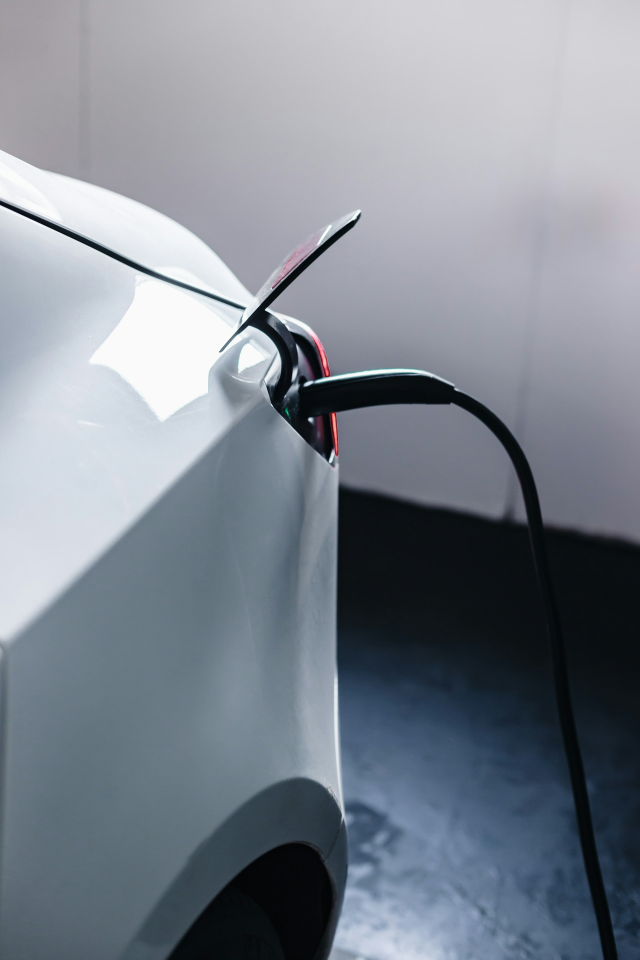
#> input picture assets/hero-source.jpg, 1920 x 2880 px (shown at 1/3 size)
$ python photo-crops.py
#> lines starting #> are read from the running program, lines starting #| are printed output that depends on the picture
"""Crops and compresses assets/hero-source.jpg into src/img/ (published).

Needs Pillow: `python3 scripts/photo-crops.py`. Re-run if the source photo changes.
"""
from pathlib import Path
from PIL import Image

ROOT = Path(__file__).resolve().parent.parent
SRC = ROOT / "assets/hero-source.jpg"
OUT = ROOT / "src/img"

# Focus point (fraction of width/height) — the charge port.
FOCUS = (0.42, 0.40)
CROPS = {
    "hero-wide": (16, 10, [960, 1440, 1920]),     # hero background, landscape viewports
    "hero-portrait": (2, 3, [480, 720, 1080]),    # hero background, portrait viewports (phones)
    "og": (5, 6, [500]),                  # share-image panel (500×600)
}


def crop(im, rw, rh):
    w, h = im.size
    if w / h > rw / rh:
        cw, ch = round(h * rw / rh), h
    else:
        cw, ch = w, round(w * rh / rw)
    x = min(max(round(FOCUS[0] * w - cw / 2), 0), w - cw)
    y = min(max(round(FOCUS[1] * h - ch / 2), 0), h - ch)
    return im.crop((x, y, x + cw, y + ch))


def main():
    OUT.mkdir(parents=True, exist_ok=True)
    im = Image.open(SRC).convert("RGB")
#> im is the input picture: PIL image 1920x2880 RGB; mean R, G, B 127.2, 134.4, 144.4
    for name, (rw, rh, widths) in CROPS.items():
        c = crop(im, rw, rh)
        for w in widths:
            r = c.resize((w, round(w * rh / rw)), Image.LANCZOS)
            r.save(OUT / f"photo-{name}-{w}.webp", "WEBP", quality=78, method=6)
            r.save(OUT / f"photo-{name}-{w}.jpg", "JPEG", quality=80, optimize=True, progressive=True)
            print("wrote", f"src/img/photo-{name}-{w}.{{webp,jpg}}")
#> this loop made 3 passes
#> pass 1, in main, `c = crop(im, rw, rh)`:
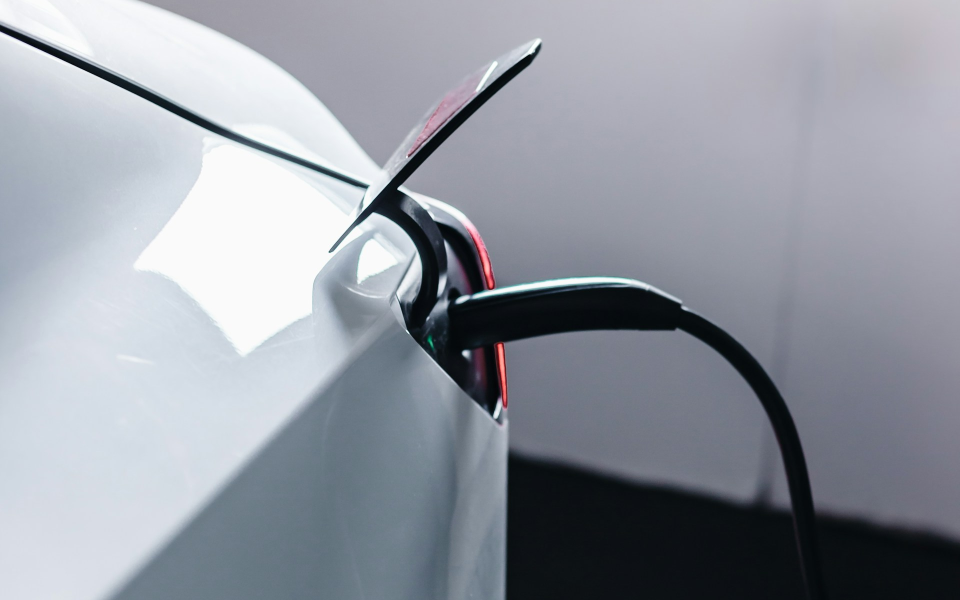
#> c: PIL image 1920x1200 RGB (shown at 1/2 size); mean R, G, B 148.1, 152.7, 162.1
#> pass 1, in main, `r.save(OUT / f"photo-{name}-{w}.webp", "WEBP", quality=78, method=6)`:
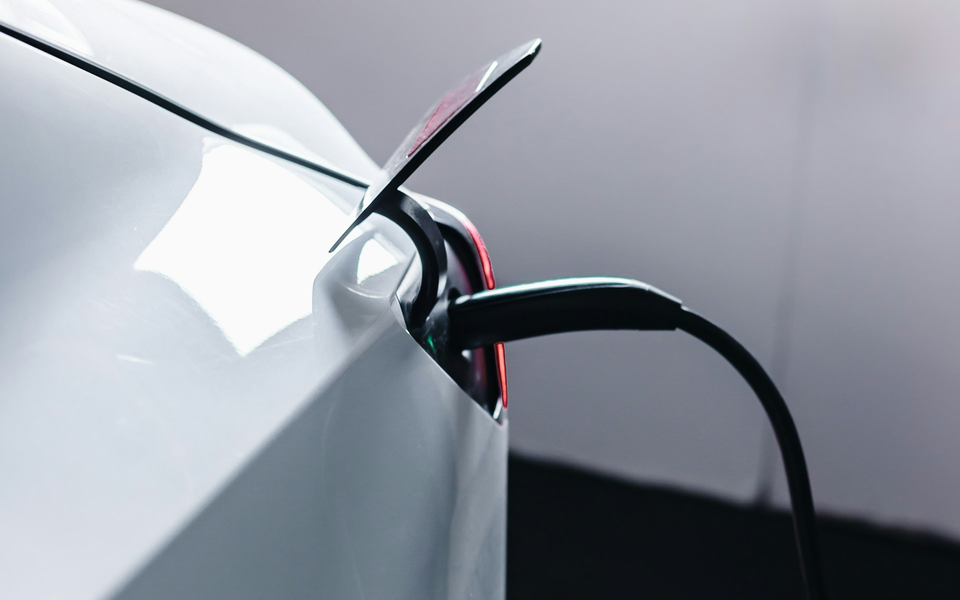
#> saved as photo-hero-wide-960.webp: PIL image 960x600 RGB; mean R, G, B 148.1, 152.7, 162.1
#> pass 2, in main, `r.save(OUT / f"photo-{name}-{w}.webp", "WEBP", quality=78, method=6)`:
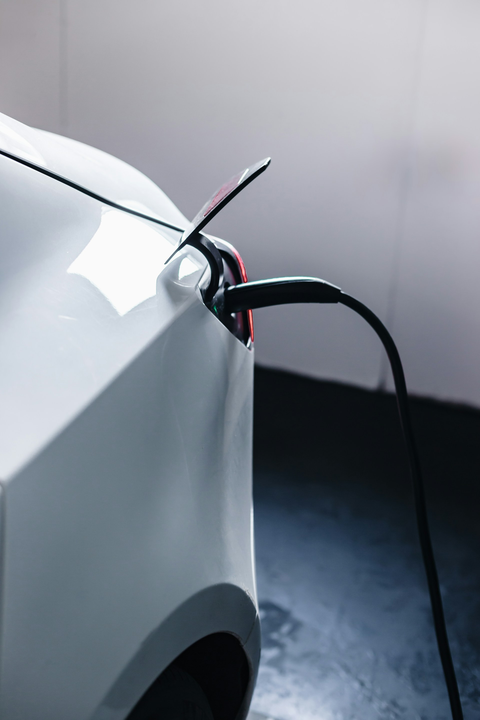
#> saved as photo-hero-portrait-480.webp: PIL image 480x720 RGB; mean R, G, B 127.2, 134.4, 144.4
#> after the loop:
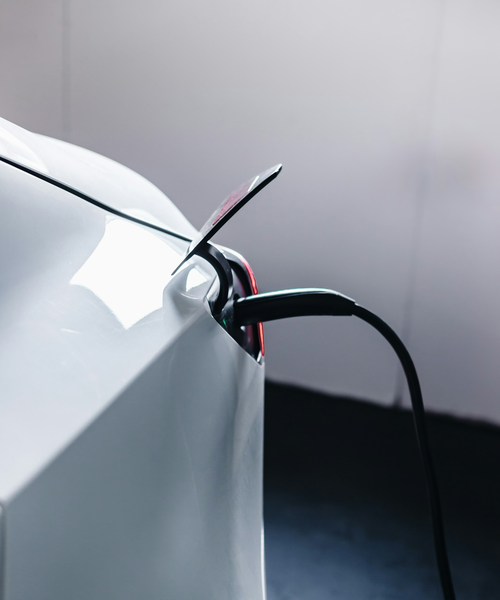
#> r: PIL image 500x600 RGB; mean R, G, B 140.1, 145.3, 154.1


if __name__ == "__main__":
    main()
